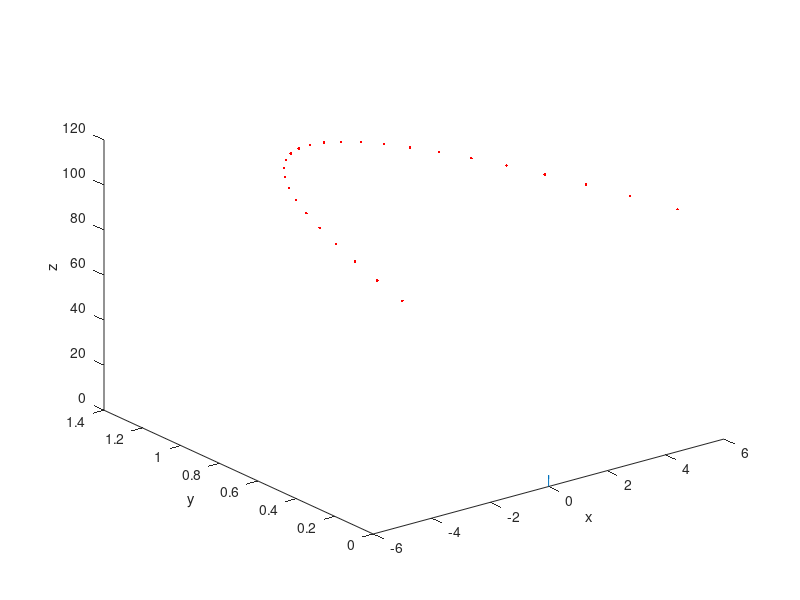

Here is the MATLAB script that generated this plot: (Note: this script raises an error after producing the figure.)
clear;
fig_i = 1;

%% Initialize constants
g = 9.82; %m/s^2
D = [0; -1; 0]; %Direction of gravity

%% Get camera matrix

P = eye(3,4);
K = eye(3);

P_tilde = K\P;

R = P_tilde(1:3,1:3);
t = P_tilde(1:3,4);

%% Get the time difference
delta_t = 1/25; %Framerate of video.
nbr_frames = 25;
timeVec = (0:nbr_frames)*delta_t;

%% Generate 3D data

X0 = [-5; 0; 100];

V0 = [10; 5; 2];

X = X0*ones(1,length(timeVec)) + V0*timeVec + g/2*D*timeVec.^2;

figure(fig_i);
fig_i = fig_i + 1;
clf;
plot3(X(1,:), X(2,:), X(3,:), '.r')
hold on;
quiver3(0, 0, 0, 0, 0, 1, 5)
xlabel('x');
ylabel('y');
zlabel('z');

X = [X; ones(1,size(X,2))];

%% Project 3D data

x = P*X;
lambda_corr = x(3,:); %The correct values that should be found;

x = pflat(x);

figure(fig_i)
fig_i = fig_i + 1;
plot(x(1,:), x(2,:), '.b');

x_tilde = pflat(K\x);
figure(fig_i)
fig_i = fig_i + 1;
plot(x_tilde(1,:), x_tilde(2,:), '.b');


%% DON'T USE CONICS:
%% Establish b and A matrices. 


%Starting not at x0, but x1:
N = size(X,2) - 1;
x0_tilde = x_tilde(:,1);
% i*delta_t is substituted by t;
%b can now quickly be calculated by:
b = -g/2*R*D*(timeVec(2:end)).^2;
b = b(:);

%but I will also do this inside for loop:
% b_old = b;
% b = b*0;

A = zeros(3*N, 3+1+N);

Rdt = R*delta_t;

for i = 1:N
    curr_start_row = (i-1)*3+1;
    curr_end_row = curr_start_row + 2;
    curr_start_col = i+3+1;
    x_index = i + 1; %because first sample is x0_tilde
    A(curr_start_row:curr_end_row, 1:3) = Rdt*i;
    A(curr_start_row:curr_end_row, 4) = x0_tilde;
    A(curr_start_row:curr_end_row, curr_start_col) = -x_tilde(:,x_index);
end

sol = A\b;
Result_and_correct = [sol, [V0; lambda_corr']]


%% Minimize reprojection error

%Here it is very important that x_tilde is pflatted, which it should
%already be:
x_tilde = pflat(x_tilde);
%The whole x vector is used, so timeVec should be used.
G = D*g;
cf = @(X, gamma) cfunc(X(1:6), gamma, X(end), x_tilde, R, t, timeVec, G)

gamma_l = 0;
gamma_u = 1e5;

TOL = 1;
fun = @(X) X(end); %Trying to minimize s, which will be in position 7 of X.
while ((gamma_u - gamma_l) > TOL)

    gamma = (gamma_l + gamma_u)/2;
    cf_fixGamma = @(X) cf(X, gamma);
    [xsol, fsol] = fmincon(fun,x0,A,b,Aeq,beq,lb,ub,nonlcon);
    
    if (fsol <= 0)
        gamma_u = gamma;
    else 
        gamma_l = gamma;
    end
end
    


%% USE CONICS
% Find projected conic:

% Setup matrix in (1.4):

x_p = x_tilde;
N_conics = size(x_p,2);

x_vec = (x_p(1,:))';
y_vec = (x_p(2,:))';
x2 = x_vec.^2;
xy = x_vec.*y_vec;
y2 = y_vec.^2;

A_conic = [x2, xy, y2, x_vec, y_vec, ones(N_conics,1)];

[~, ~, V] = svd(A_conic);
c_vec = V(:,end);
a = c_vec(1); b = c_vec(2); c = c_vec(3); d = c_vec(4); e = c_vec(5); f = c_vec(6);
% Eq (1.3)
C = [a, b/2, d/2; b/2, c, e/2; d/2, e/2, f];

figure(fig_i)
fig_i = fig_i + 1;
plot(diag(x_p'*C*x_p))

%% 
